Frame 1 (no input): blank canvas, image omitted
Frame 60 (the mouse pressed at the canvas centre just before this capture): blank canvas, image omitted
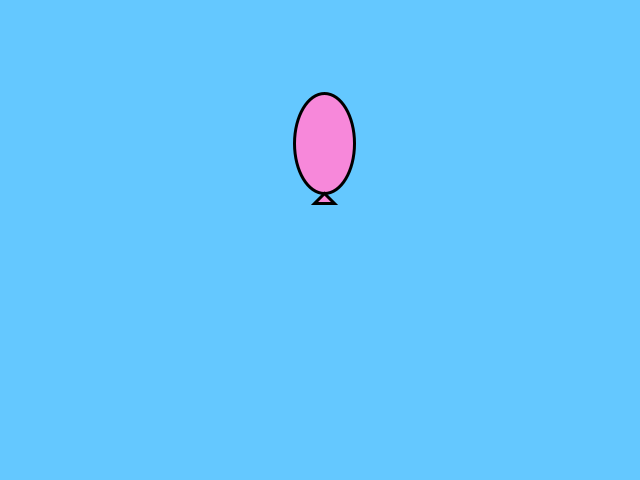
Frame 120 (the mouse held since frame 60 and released just before this capture)

The Processing sketch whose frames 1 and 60 were blank and that drew this single picture after the mouse press (run headless with seeded random() and noise(); from frame 60 on, the mouse is pressed at the canvas centre):

// Processing sketch: globos
// ── globos.pde
class Globo
{
  color c;
  float x, y,vx,vy;
  Globo (float _x, float _y)
  {
   x=_x;
   y=_y; 
   vx=random(-0.25,0.25);
   vy=random(-2,-0.5);
   c = color(random(100,255),
             random(100,255),
             random(0,255));
   
  }

  void update()
  {
    y+=vy;
    x+=vx;
  }

  void dibujate()
  {
    fill(c);
    strokeWeight(3);  
    ellipse(x,y,60,100);
    triangle(x, y+50, x-10, y+60, x+10, y+60);
  }
  
}

ArrayList<Globo> globos;


void setup()
{
  size(640,480);
  globos = new ArrayList<Globo>();  
}

void draw()
{
  
  background(100, 200, 255);
  for(int i=0;i<globos.size();i++)
  {
    globos.get(i).update();
    globos.get(i).dibujate();
  }
}

void mousePressed()
{
  globos.add(new Globo(mouseX,mouseY));
}
